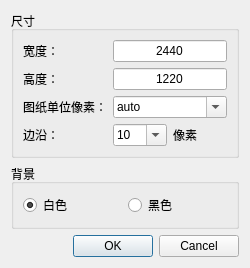
<?xml version="1.0" encoding="UTF-8"?>
<ui version="4.0">
 <class>BitmapExportDialog</class>
 <widget class="QDialog" name="BitmapExportDialog">
  <property name="geometry">
   <rect>
    <x>0</x>
    <y>0</y>
    <width>250</width>
    <height>250</height>
   </rect>
  </property>
  <property name="windowTitle">
   <string>导出位图</string>
  </property>
  <property name="windowIcon">
   <iconset>
    <normaloff>BitmapExport.svg</normaloff>BitmapExport.svg</iconset>
  </property>
  <property name="modal">
   <bool>true</bool>
  </property>
  <layout class="QGridLayout" name="gridLayout">
   <item row="0" column="0">
    <widget class="QGroupBox" name="Size">
     <property name="title">
      <string>尺寸</string>
     </property>
     <layout class="QFormLayout" name="formLayout">
      <item row="0" column="0">
       <widget class="QLabel" name="label">
        <property name="text">
         <string>宽度：</string>
        </property>
        <property name="buddy">
         <cstring>Width</cstring>
        </property>
       </widget>
      </item>
      <item row="0" column="1">
       <widget class="RMathLineEdit" name="Width">
        <property name="text">
         <string notr="true">2440</string>
        </property>
        <property name="alignment">
         <set>Qt::AlignCenter</set>
        </property>
        <property name="angle" stdset="0">
         <bool>false</bool>
        </property>
        <property name="defaultUnit" stdset="0">
         <number>0</number>
        </property>
       </widget>
      </item>
      <item row="1" column="0">
       <widget class="QLabel" name="label_2">
        <property name="text">
         <string>高度：</string>
        </property>
        <property name="buddy">
         <cstring>Height</cstring>
        </property>
       </widget>
      </item>
      <item row="1" column="1">
       <widget class="RMathLineEdit" name="Height">
        <property name="text">
         <string notr="true">1220</string>
        </property>
        <property name="alignment">
         <set>Qt::AlignCenter</set>
        </property>
        <property name="angle" stdset="0">
         <bool>false</bool>
        </property>
        <property name="defaultUnit" stdset="0">
         <number>0</number>
        </property>
       </widget>
      </item>
      <item row="2" column="0">
       <widget class="QLabel" name="label_3">
        <property name="text">
         <string>图纸单位像素：</string>
        </property>
        <property name="buddy">
         <cstring>Resolution</cstring>
        </property>
       </widget>
      </item>
      <item row="2" column="1">
       <widget class="QComboBox" name="Resolution">
        <property name="editable">
         <bool>true</bool>
        </property>
        <item>
         <property name="text">
          <string notr="true">auto</string>
         </property>
        </item>
        <item>
         <property name="text">
          <string notr="true">1</string>
         </property>
        </item>
        <item>
         <property name="text">
          <string notr="true">2</string>
         </property>
        </item>
        <item>
         <property name="text">
          <string notr="true">3</string>
         </property>
        </item>
        <item>
         <property name="text">
          <string notr="true">4</string>
         </property>
        </item>
        <item>
         <property name="text">
          <string notr="true">5</string>
         </property>
        </item>
        <item>
         <property name="text">
          <string notr="true">10</string>
         </property>
        </item>
        <item>
         <property name="text">
          <string notr="true">20</string>
         </property>
        </item>
        <item>
         <property name="text">
          <string notr="true">25</string>
         </property>
        </item>
        <item>
         <property name="text">
          <string notr="true">50</string>
         </property>
        </item>
        <item>
         <property name="text">
          <string notr="true">100</string>
         </property>
        </item>
       </widget>
      </item>
      <item row="3" column="0">
       <widget class="QLabel" name="label_4">
        <property name="text">
         <string>边沿：</string>
        </property>
       </widget>
      </item>
      <item row="3" column="1">
       <layout class="QHBoxLayout" name="horizontalLayout">
        <item>
         <widget class="QComboBox" name="Margin">
          <property name="editable">
           <bool>true</bool>
          </property>
          <property name="currentIndex">
           <number>6</number>
          </property>
          <item>
           <property name="text">
            <string notr="true">0</string>
           </property>
          </item>
          <item>
           <property name="text">
            <string notr="true">1</string>
           </property>
          </item>
          <item>
           <property name="text">
            <string notr="true">2</string>
           </property>
          </item>
          <item>
           <property name="text">
            <string notr="true">3</string>
           </property>
          </item>
          <item>
           <property name="text">
            <string notr="true">4</string>
           </property>
          </item>
          <item>
           <property name="text">
            <string notr="true">5</string>
           </property>
          </item>
          <item>
           <property name="text">
            <string notr="true">10</string>
           </property>
          </item>
          <item>
           <property name="text">
            <string notr="true">15</string>
           </property>
          </item>
          <item>
           <property name="text">
            <string notr="true">20</string>
           </property>
          </item>
         </widget>
        </item>
        <item>
         <widget class="QLabel" name="label_5">
          <property name="text">
           <string>像素</string>
          </property>
         </widget>
        </item>
       </layout>
      </item>
     </layout>
    </widget>
   </item>
   <item row="1" column="0">
    <widget class="QGroupBox" name="Background">
     <property name="title">
      <string>背景</string>
     </property>
     <layout class="QHBoxLayout" name="horizontalLayout_2">
      <item>
       <widget class="QRadioButton" name="WhiteBackground">
        <property name="text">
         <string>白色</string>
        </property>
        <property name="checked">
         <bool>true</bool>
        </property>
       </widget>
      </item>
      <item>
       <widget class="QRadioButton" name="BlackBackground">
        <property name="text">
         <string>黑色</string>
        </property>
       </widget>
      </item>
     </layout>
    </widget>
   </item>
   <item row="2" column="0">
    <spacer name="verticalSpacer">
     <property name="orientation">
      <enum>Qt::Vertical</enum>
     </property>
     <property name="sizeHint" stdset="0">
      <size>
       <width>20</width>
       <height>40</height>
      </size>
     </property>
    </spacer>
   </item>
   <item row="3" column="0">
    <widget class="QDialogButtonBox" name="buttonBox">
     <property name="standardButtons">
      <set>QDialogButtonBox::Cancel|QDialogButtonBox::Ok</set>
     </property>
    </widget>
   </item>
  </layout>
 </widget>
 <customwidgets>
  <customwidget>
   <class>RMathLineEdit</class>
   <extends>QLineEdit</extends>
   <header>RMathLineEdit.h</header>
  </customwidget>
 </customwidgets>
 <tabstops>
  <tabstop>Width</tabstop>
  <tabstop>Height</tabstop>
  <tabstop>Resolution</tabstop>
  <tabstop>WhiteBackground</tabstop>
  <tabstop>buttonBox</tabstop>
 </tabstops>
 <resources/>
 <connections>
  <connection>
   <sender>buttonBox</sender>
   <signal>accepted()</signal>
   <receiver>BitmapExportDialog</receiver>
   <slot>accept()</slot>
   <hints>
    <hint type="sourcelabel">
     <x>268</x>
     <y>263</y>
    </hint>
    <hint type="destinationlabel">
     <x>286</x>
     <y>227</y>
    </hint>
   </hints>
  </connection>
  <connection>
   <sender>buttonBox</sender>
   <signal>rejected()</signal>
   <receiver>BitmapExportDialog</receiver>
   <slot>reject()</slot>
   <hints>
    <hint type="sourcelabel">
     <x>224</x>
     <y>260</y>
    </hint>
    <hint type="destinationlabel">
     <x>236</x>
     <y>209</y>
    </hint>
   </hints>
  </connection>
 </connections>
</ui>
